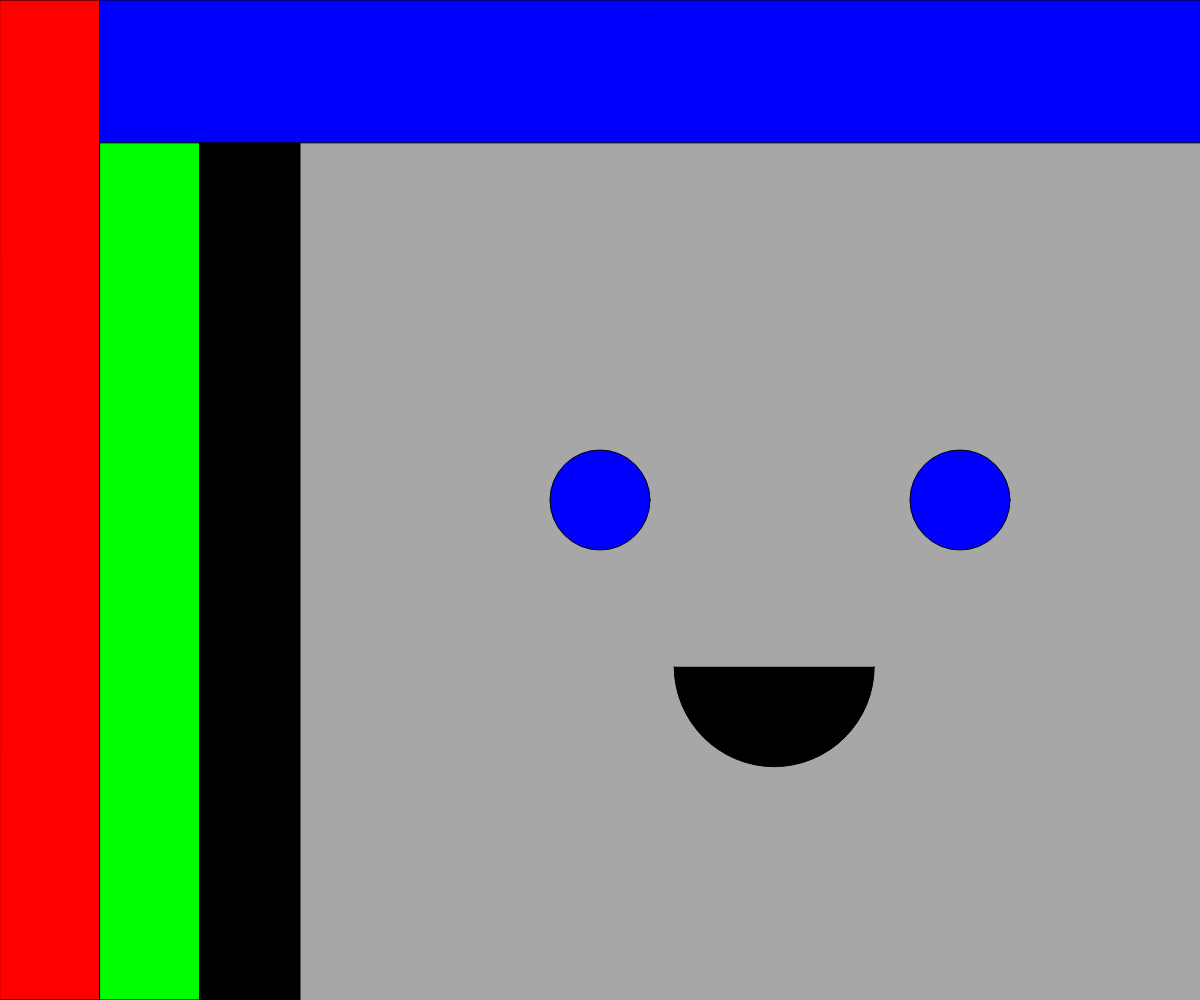
Frame 1 (no input)
Frame 60 (no input): identical to frame 1, image omitted
Frame 120 (the mouse pressed at the canvas centre since frame 60): identical to frame 1, image omitted

The p5.js sketch that drew this single still picture (run headless with seeded random() and noise() and a simulated clock; from frame 60 on, the mouse is pressed at the canvas centre):

// p5.js sketch
// ── sketch.js
//This is a javascript comment!!!!

//variables:

x=1;
console.log(x);


function setup () {
    createCanvas(windowWidth,windowHeight);
}



function draw () {
    background(167);


    //left side

    fill(255,0,0);
    rect(0,0,windowWidth/12, windowHeight);

    fill(0,255,0);
    rect(windowWidth/12,0,windowWidth/12,windowHeight);

    fill(0,0,0);
    rect(windowWidth/6,0,windowWidth/12,windowHeight);

    fill(0,0,255);
    rect(windowWidth/12, 0, windowWidth,windowHeight/7);

    fill(0,0,255);
    ellipse(windowWidth/2,windowHeight/2,100)

    fill(0,0,255);
    ellipse(windowWidth/1.25,windowHeight/2,100)
    
    fill(0,0,0);
    arc(windowWidth/1.55,windowHeight/1.5,200,200,0,PI);
 
}



   
